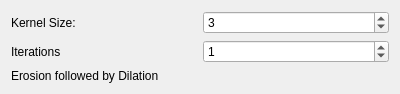
<?xml version="1.0" encoding="UTF-8"?>
<ui version="4.0">
 <class>opening</class>
 <widget class="QWidget" name="opening">
  <property name="geometry">
   <rect>
    <x>0</x>
    <y>0</y>
    <width>400</width>
    <height>93</height>
   </rect>
  </property>
  <property name="windowTitle">
   <string>Form</string>
  </property>
  <layout class="QGridLayout" name="gridLayout">
   <item row="2" column="0" colspan="2">
    <widget class="QLabel" name="label_2">
     <property name="text">
      <string>Erosion followed by Dilation</string>
     </property>
    </widget>
   </item>
   <item row="0" column="1">
    <widget class="QSpinBox" name="size">
     <property name="minimum">
      <number>1</number>
     </property>
     <property name="singleStep">
      <number>2</number>
     </property>
     <property name="value">
      <number>3</number>
     </property>
    </widget>
   </item>
   <item row="0" column="0">
    <widget class="QLabel" name="label">
     <property name="text">
      <string>Kernel Size:</string>
     </property>
    </widget>
   </item>
   <item row="1" column="0">
    <widget class="QLabel" name="label_3">
     <property name="text">
      <string>Iterations</string>
     </property>
    </widget>
   </item>
   <item row="1" column="1">
    <widget class="QSpinBox" name="iterations">
     <property name="value">
      <number>1</number>
     </property>
    </widget>
   </item>
  </layout>
 </widget>
 <resources/>
 <connections/>
</ui>
